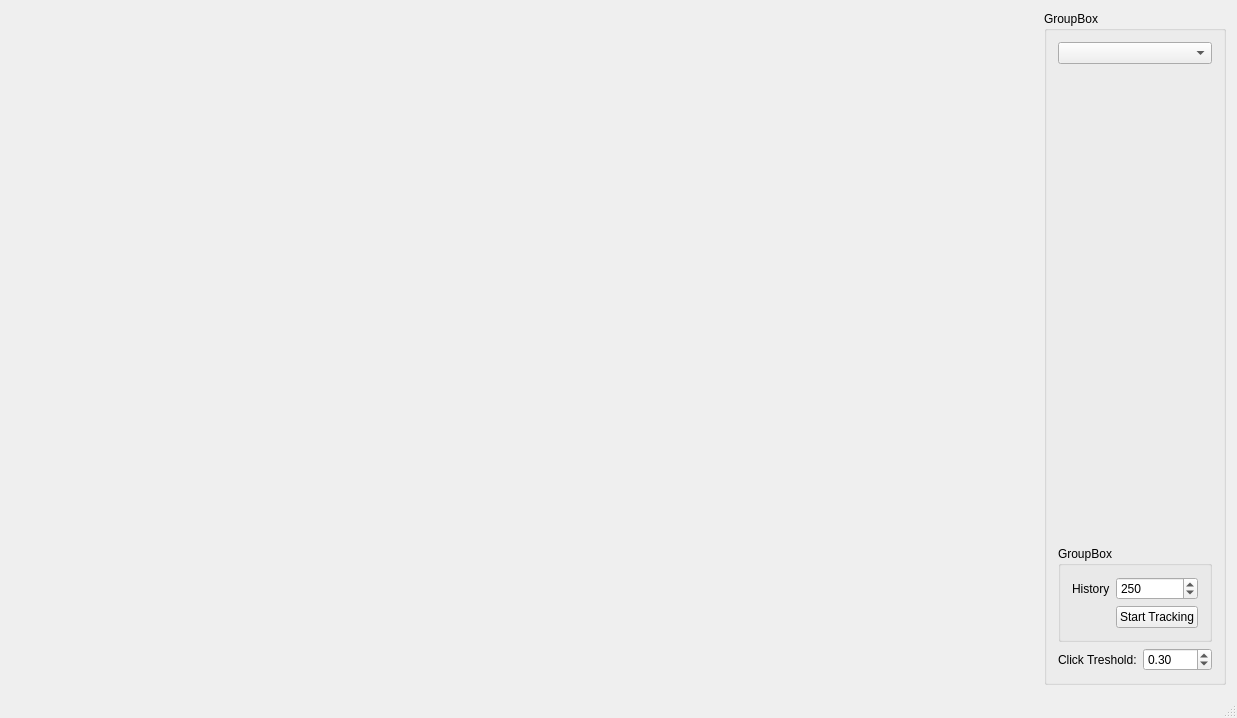
<?xml version="1.0" encoding="UTF-8"?>
<ui version="4.0">
 <class>KinectMouseWindowClass</class>
 <widget class="QMainWindow" name="KinectMouseWindowClass">
  <property name="geometry">
   <rect>
    <x>0</x>
    <y>0</y>
    <width>1237</width>
    <height>718</height>
   </rect>
  </property>
  <property name="windowTitle">
   <string>KinectMouseWindow</string>
  </property>
  <widget class="QWidget" name="centralWidget">
   <layout class="QHBoxLayout" name="horizontalLayout">
    <property name="sizeConstraint">
     <enum>QLayout::SetDefaultConstraint</enum>
    </property>
    <item>
     <widget class="QLabel" name="image">
      <property name="sizePolicy">
       <sizepolicy hsizetype="Preferred" vsizetype="Preferred">
        <horstretch>0</horstretch>
        <verstretch>0</verstretch>
       </sizepolicy>
      </property>
      <property name="minimumSize">
       <size>
        <width>960</width>
        <height>540</height>
       </size>
      </property>
      <property name="text">
       <string/>
      </property>
     </widget>
    </item>
    <item>
     <widget class="QGroupBox" name="groupBox">
      <property name="sizePolicy">
       <sizepolicy hsizetype="Fixed" vsizetype="Minimum">
        <horstretch>0</horstretch>
        <verstretch>0</verstretch>
       </sizepolicy>
      </property>
      <property name="title">
       <string>GroupBox</string>
      </property>
      <property name="alignment">
       <set>Qt::AlignLeading|Qt::AlignLeft|Qt::AlignTop</set>
      </property>
      <layout class="QVBoxLayout" name="verticalLayout">
       <property name="sizeConstraint">
        <enum>QLayout::SetDefaultConstraint</enum>
       </property>
       <item>
        <widget class="QComboBox" name="filterBox"/>
       </item>
       <item>
        <spacer name="verticalSpacer">
         <property name="orientation">
          <enum>Qt::Vertical</enum>
         </property>
         <property name="sizeHint" stdset="0">
          <size>
           <width>20</width>
           <height>40</height>
          </size>
         </property>
        </spacer>
       </item>
       <item>
        <widget class="QGroupBox" name="groupBox_2">
         <property name="title">
          <string>GroupBox</string>
         </property>
         <layout class="QGridLayout" name="gridLayout">
          <item row="1" column="1">
           <widget class="QPushButton" name="pbStart">
            <property name="text">
             <string>Start Tracking</string>
            </property>
            <property name="checkable">
             <bool>true</bool>
            </property>
           </widget>
          </item>
          <item row="0" column="1">
           <widget class="QSpinBox" name="sbHistory">
            <property name="minimum">
             <number>1</number>
            </property>
            <property name="maximum">
             <number>2500</number>
            </property>
            <property name="value">
             <number>250</number>
            </property>
           </widget>
          </item>
          <item row="0" column="0">
           <widget class="QLabel" name="label">
            <property name="text">
             <string>History</string>
            </property>
           </widget>
          </item>
         </layout>
        </widget>
       </item>
       <item>
        <layout class="QHBoxLayout" name="horizontalLayout_2">
         <property name="topMargin">
          <number>0</number>
         </property>
         <item>
          <widget class="QLabel" name="label_2">
           <property name="text">
            <string>Click Treshold:</string>
           </property>
          </widget>
         </item>
         <item>
          <widget class="QDoubleSpinBox" name="spClickThreshold">
           <property name="decimals">
            <number>2</number>
           </property>
           <property name="maximum">
            <double>1.000000000000000</double>
           </property>
           <property name="singleStep">
            <double>0.100000000000000</double>
           </property>
           <property name="value">
            <double>0.300000000000000</double>
           </property>
          </widget>
         </item>
        </layout>
       </item>
      </layout>
     </widget>
    </item>
   </layout>
  </widget>
  <widget class="QStatusBar" name="statusBar"/>
 </widget>
 <layoutdefault spacing="6" margin="11"/>
 <resources>
  <include location="kinectmousewindow.qrc"/>
 </resources>
 <connections/>
</ui>
